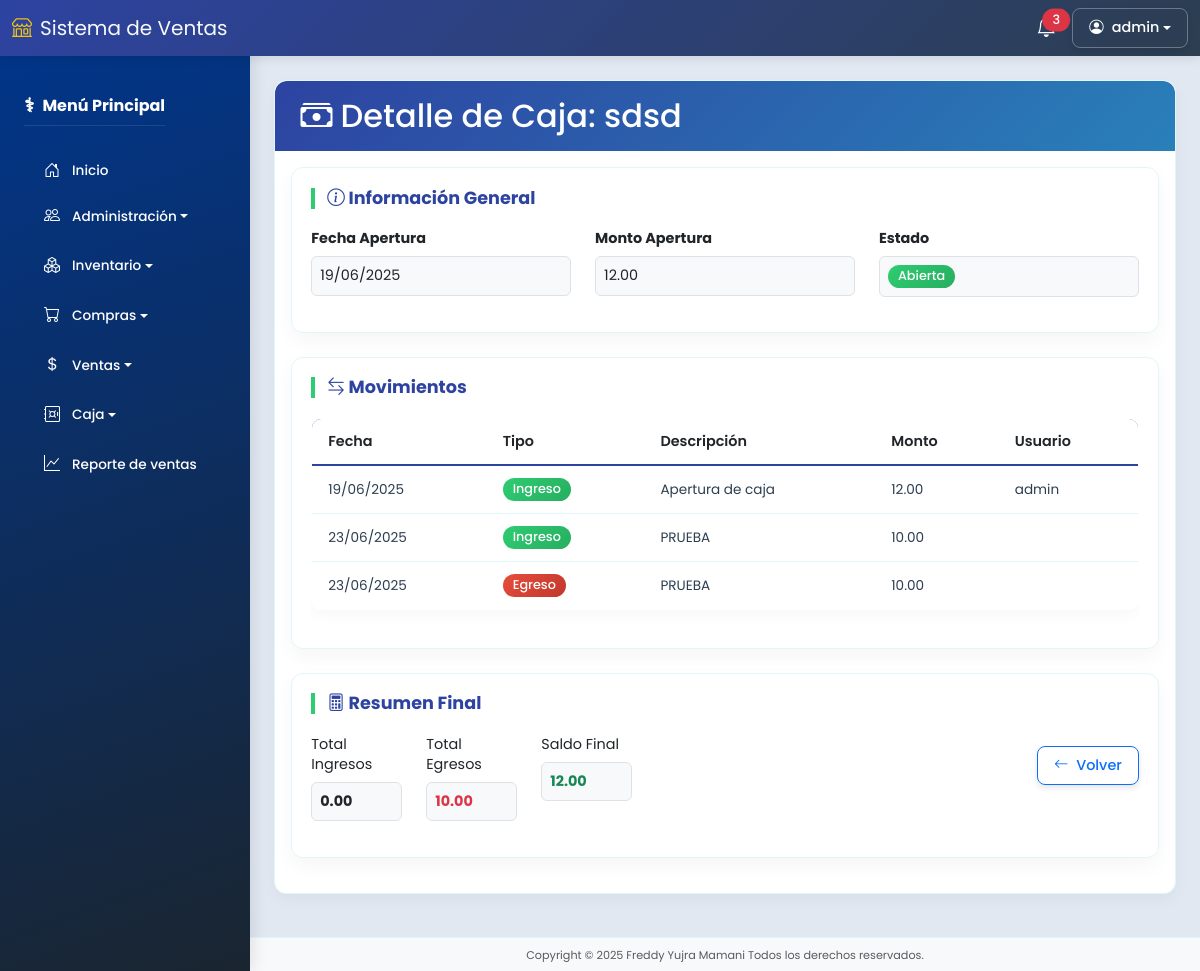
The page /cajas/2 (signed in) on the database its author committed.
### models/usuario_model.py (models this page shows, shortened)
class Usuario(db.Model):
    __tablename__ = "usuarios"
    id = db.Column(db.Integer, primary_key=True)
    imagen = db.Column(db.String(255), nullable=True)
    nombres = db.Column(db.String(255), nullable=False)
    apellidos = db.Column(db.String(150), nullable=False)
    carnet = db.Column(db.String(15), nullable=False)
    nacimiento = db.Column(db.Date, nullable=False)
    telefono = db.Column(db.String(15), nullable=False)
    email = db.Column(db.String(255), nullable=False, unique=True)
    usuario = db.Column(db.String(150), nullable=False, unique=True)
    password = db.Column(db.String(255), nullable=False)
    remember_token = db.Column(db.String(100), nullable=True)
    created_at = db.Column(db.DateTime, default=datetime.utcnow)
    updated_at = db.Column(db.DateTime, default=datetime.utcnow, onupdate=datetime.utcnow)
    deleted_at = db.Column(db.DateTime, nullable=True)
    rol_id = db.Column(db.Integer, db.ForeignKey('roles.id'))
    rol = db.relationship('Rol', backref='usuarios')
    @property
    def is_authenticated(self):
        return True
    def is_admin(self):
        return self.rol and self.rol.name == 'Administrador'

### models/caja_model.py (models this page shows, shortened)
class Caja(db.Model):
    __tablename__ = "cajas"
    id = db.Column(db.Integer, primary_key=True)
    usuario_id = db.Column(db.Integer, db.ForeignKey('usuarios.id'), nullable=False)
    descripcion = db.Column(db.String(255), nullable=False)
    fecha_apertura = db.Column(db.Date, default=datetime.utcnow)
    fecha_cierre = db.Column(db.Date)
    monto_apertura = db.Column(db.DECIMAL(10, 2), default=0.0)
    monto_cierre = db.Column(db.DECIMAL(10, 2))
    created_at = db.Column(db.DateTime, default=datetime.utcnow)
    updated_at = db.Column(db.DateTime, default=datetime.utcnow, onupdate=datetime.utcnow)
    deleted_at = db.Column(db.DateTime)
    usuario = db.relationship('Usuario')
    movimientos = db.relationship('MovimientoCaja', backref='caja')
    @staticmethod
    def get_by_id(id):
        return Caja.query.get(id)
    def calcular_total(self):
        total = 0.0
        for movimiento in self.movimientos:
            monto = float(movimiento.monto or 0)
            if movimiento.tipo == 'ingreso':
                total += monto
            elif movimiento.tipo == 'egreso':
                total -= monto
        return total
    def calcular_ganancia(self):
        return self.calcular_total() - float(self.monto_apertura or 0)

### models/movimiento_caja_model.py (models this page shows, shortened)
class MovimientoCaja(db.Model):
    __tablename__ = "cajas_movimientos"
    TIPOS = ['ingreso', 'egreso']
    id = db.Column(db.Integer, primary_key=True)
    caja_id = db.Column(db.Integer, db.ForeignKey('cajas.id'), nullable=False)
    usuario_id = db.Column(db.Integer, db.ForeignKey('usuarios.id'))
    tipo = db.Column(db.String(20), nullable=False)
    monto = db.Column(db.DECIMAL(10, 2), nullable=False)
    fecha = db.Column(db.Date, default=datetime.utcnow().date())
    descripcion = db.Column(db.String(255))
    created_at = db.Column(db.DateTime, default=datetime.utcnow)
    updated_at = db.Column(db.DateTime, default=datetime.utcnow, onupdate=datetime.utcnow)
    deleted_at = db.Column(db.DateTime)
    usuario = db.relationship('Usuario')
    @staticmethod
    def get_by_caja(caja_id):
        return MovimientoCaja.query.filter_by(caja_id=caja_id, deleted_at=None).all()

### controllers/caja_controller.py (the view)
@caja_bp.route('/<int:id>')
@permission_required('ver_cajas')
def detail(id):
    caja = Caja.get_by_id(id)
    if not caja:
        flash('Caja no encontrada', 'danger')
        return redirect(url_for('caja.index'))
    movimientos = MovimientoCaja.get_by_caja(id)
    total_ingresos = MovimientoCaja.query.with_entities(
        func.coalesce(func.sum(MovimientoCaja.monto), 0.0)
    ).filter_by(
        caja_id=id,
        tipo='ingreso'
    ).scalar()
    total_egresos = MovimientoCaja.query.with_entities(
        func.coalesce(func.sum(MovimientoCaja.monto), 0.0)
    ).filter_by(
        caja_id=id,
        tipo='egreso'
    ).scalar()
    return render_template(
        'cajas/detail.html',
        caja=caja,
        movimientos=movimientos,
        total_ingresos=total_ingresos,
        total_egresos=total_egresos
    )

### templates/cajas/detail.html (shortened to what this page needs)
{% extends "base.html" %}
{% block content %}
<div class="card">
  <div class="card-header-unified">
    <h2 class="mb-0"><i class="bi bi-cash-stack me-2"></i>Detalle de Caja: {{ caja.descripcion }}</h2>
  </div>
  <div class="card-body">
    <div class="content-card mb-4">
      <h5 class="medical-title"><i class="bi bi-info-circle"></i> Información General</h5>
      <div class="row">
        <div class="col-md-4 mb-3">
          <label class="form-label fw-bold">Fecha Apertura</label>
          <div class="form-control-plaintext border rounded p-2 bg-light">
            {{ caja.fecha_apertura.strftime('%d/%m/%Y') }}
          </div>
        </div>
        <div class="col-md-4 mb-3">
          <label class="form-label fw-bold">Monto Apertura</label>
          <div class="form-control-plaintext border rounded p-2 bg-light">
            {{ "{:,.2f}".format(caja.monto_apertura) }}
          </div>
        </div>
        <div class="col-md-4 mb-3">
          <label class="form-label fw-bold">Estado</label>
          <div class="form-control-plaintext border rounded p-2 bg-light">
            {% if caja.fecha_cierre %}
              Cerrada el {{ caja.fecha_cierre.strftime('%d/%m/%Y') }}
            {% else %}
              <span class="badge badge-success">Abierta</span>
            {% endif %}
          </div>
        </div>
      </div>
    </div>
    <div class="content-card mb-4">
      <h5 class="medical-title"><i class="bi bi-arrow-left-right"></i> Movimientos</h5>
      <div class="table-responsive">
        <table class="table table-unified">
          <thead>
            <tr>
              <th>Fecha</th>
              <th>Tipo</th>
              <th>Descripción</th>
              <th>Monto</th>
              <th>Usuario</th>
            </tr>
          </thead>
          <tbody>
            {% for movimiento in movimientos %}
            <tr class="medical-transition">
              <td>{{ movimiento.fecha.strftime('%d/%m/%Y') }}</td>
              <td>
                {% if movimiento.tipo == 'ingreso' %}
                <span class="badge badge-success">Ingreso</span>
                {% else %}
                <span class="badge badge-danger">Egreso</span>
                {% endif %}
              </td>
              <td>{{ movimiento.descripcion }}</td>
              <td>{{ "{:,.2f}".format(movimiento.monto) }}</td>
              <td>{{ movimiento.usuario.nombres }}</td>
            </tr>
            {% else %}
            <tr>
              <td colspan="5" class="text-center">No hay movimientos registrados</td>
            </tr>
            {% endfor %}
          </tbody>
        </table>
      </div>
    </div>
    <div class="content-card">
      <div class="d-flex justify-content-between align-items-center">
        <div>
          <h5 class="medical-title"><i class="bi bi-calculator"></i> Resumen Final</h5>
          <div class="row">
            <div class="col-md-4 mb-3">
              <label class="form-label">Total Ingresos</label>
              <div class="form-control-plaintext border rounded p-2 bg-light fw-bold">
                {{ "{:,.2f}".format(caja.calcular_ganancia()) }}
              </div>
            </div>
            <div class="col-md-4 mb-3">
              <label class="form-label">Total Egresos</label>
              <div class="form-control-plaintext border rounded p-2 bg-light fw-bold text-danger">
                {{ "{:,.2f}".format(total_egresos) }}
              </div>
            </div>
            <div class="col-md-4 mb-3">
              <label class="form-label">Saldo Final</label>
              <div class="form-control-plaintext border rounded p-2 bg-light fw-bold text-success">
                {{ "{:,.2f}".format(caja.calcular_total()) }}
              </div>
            </div>
          </div>
        </div>
        <div>
          <a href="{{ url_for('caja.index') }}" class="btn btn-outline-primary">
            <i class="bi bi-arrow-left me-1"></i> Volver
          </a>
        </div>
      </div>
    </div>
  </div>
</div>
{% endblock %}

### templates/base.html (shortened to what this page needs)
<!DOCTYPE html>
<html lang="es" class="h-100">
<head>
  <link href="https://cdn.jsdelivr.net/npm/bootstrap@5.3.0/dist/css/bootstrap.min.css" rel="stylesheet" />
  <link rel="stylesheet" href="https://cdn.jsdelivr.net/npm/bootstrap-icons@1.10.0/font/bootstrap-icons.css" />
  <link rel="stylesheet" href="{{ url_for('static', filename='css/style.css') }}" />
</head>
<body class="d-flex flex-column">
  <nav class="navbar navbar-expand-lg fixed-top navbar-top">
    <div class="container-fluid">
      <a class="navbar-brand" href="{{ url_for('dashboard.index') }}">
        <i class="bi bi-shop me-2"></i>Sistema de Ventas
      </a>
      <div class="d-flex align-items-center ms-auto">
        <div class="dropdown me-3">
          <a href="#" class="position-relative text-white" data-bs-toggle="dropdown">
            <span class="position-absolute top-0 start-100 translate-middle badge rounded-pill bg-danger">
              3
            </span>
          </a>
        </div>
        <div class="dropdown">
          <button class="btn btn-custom-light dropdown-toggle d-flex align-items-center" type="button"
            data-bs-toggle="dropdown">
            <i class="bi bi-person-circle me-2"></i>
            <span>{{ current_user.usuario if current_user.is_authenticated else 'Invitado' }}</span>
          </button>
        </div>
      </div>
    </div>
  </nav>
  <div class="d-flex main-container overflow-hidden">
    <nav class="sidebar bg-dark text-white position-fixed" id="mainSidebar">
      <div class="p-4">
        <div class="d-flex justify-content-between align-items-center mb-4">
          <h5 class="fw-bold mb-0">Menú Principal</h5>
        </div>
        <a href="{{ url_for('dashboard.index') }}" class="sidebar-item text-white">
          <i class="bi bi-house-door me-2"></i> Inicio
        </a>
        <div class="mb-2">
          <button class="sidebar-item dropdown-toggle w-100 text-start text-white bg-transparent border-0" type="button"
            data-bs-toggle="collapse" data-bs-target="#adminSubmenu" aria-expanded="false">
            <i class="bi bi-people me-2"></i> Administración
          </button>
        </div>
        <div class="mb-2">
          <button class="sidebar-item dropdown-toggle w-100 text-start text-white bg-transparent border-0" type="button"
            data-bs-toggle="collapse" data-bs-target="#inventarioSubmenu" aria-expanded="false">
            <i class="bi bi-boxes me-2"></i> Inventario
          </button>
        </div>
        <div class="mb-2">
          <button class="sidebar-item dropdown-toggle w-100 text-start text-white bg-transparent border-0" type="button"
            data-bs-toggle="collapse" data-bs-target="#comprasSubmenu" aria-expanded="false">
            <i class="bi bi-cart me-2"></i> Compras
          </button>
        </div>
        <div class="mb-2">
          <button class="sidebar-item dropdown-toggle w-100 text-start text-white bg-transparent border-0" type="button"
            data-bs-toggle="collapse" data-bs-target="#ventasSubmenu" aria-expanded="false">
            <i class="bi bi-currency-dollar me-2"></i> Ventas
          </button>
        </div>
        <div class="mb-2">
          <button class="sidebar-item dropdown-toggle w-100 text-start text-white bg-transparent border-0" type="button"
            data-bs-toggle="collapse" data-bs-target="#cajaSubmenu" aria-expanded="false">
            <i class="bi bi-safe me-2"></i> Caja
          </button>
        </div>
        <a href="{{ url_for('reporte.reporte_ventas') }}" class="sidebar-item text-white">
          <i class="bi bi-graph-up me-2"></i> Reporte de ventas
        </a>
      </div>
    </nav>
    <div class="flex-grow-1 d-flex flex-column overflow-hidden">
      <main class="main-content flex-grow-1 p-4 overflow-auto">
        {% block content %}{% endblock %}
      </main>
      <footer class="footer bg-light text-center py-2">
        <small class="text-muted">Copyright © 2025 Freddy Yujra Mamani Todos los derechos reservados.</small>
      </footer>
    </div>
  </div>
</body>
</html>

### rows shown on the page
Usuario: usuario "admin"
Caja: descripcion "sdsd", fecha_apertura "19/06/2025", monto_apertura "12.00"
MovimientoCaja: fecha "19/06/2025", shows "Ingreso", descripcion "Apertura de caja", monto "12.00", usuario.nombres "admin", calcular_ganancia "0.00", calcular_total "12.00"
MovimientoCaja: fecha "23/06/2025", shows "Ingreso", descripcion "PRUEBA", monto "10.00"
MovimientoCaja: fecha "23/06/2025", shows "Egreso", descripcion "PRUEBA", monto "10.00"

### other values the page prints
{{ "{:,.2f}".format(total_egresos) }} "10.00"
